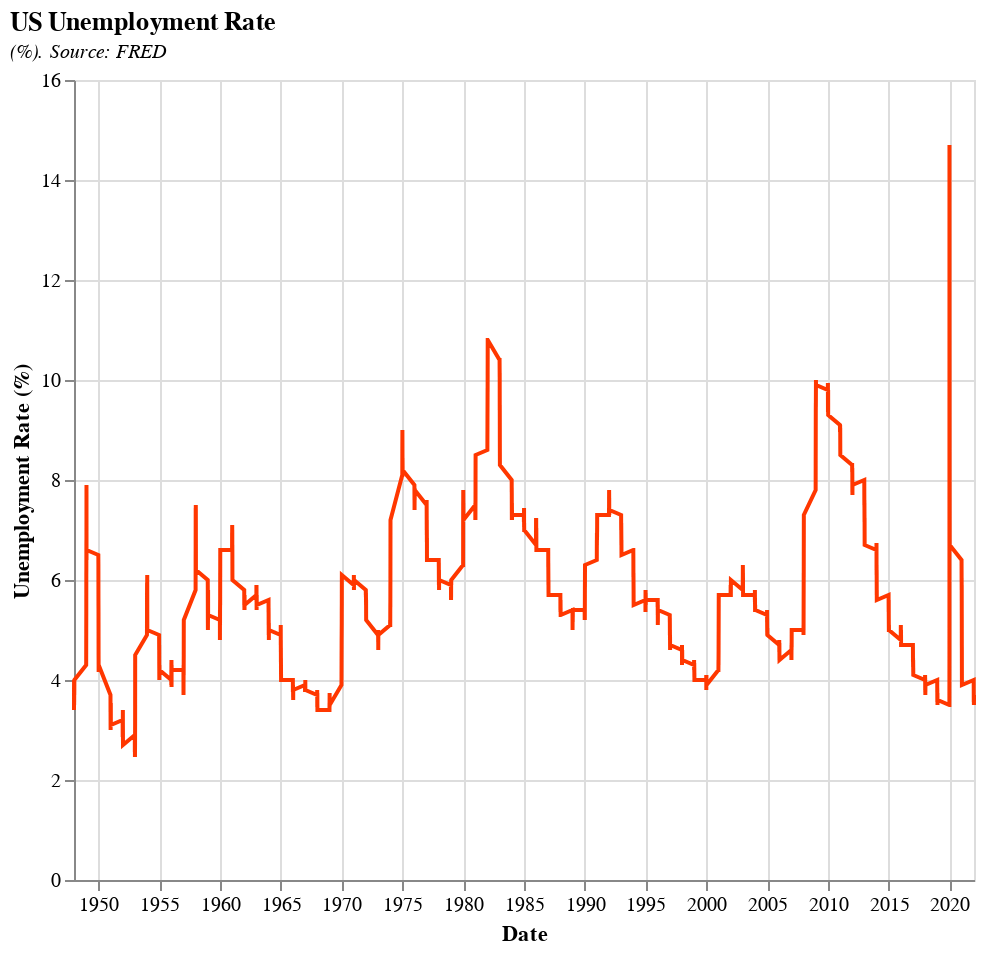

Source (Vega-Lite JSON):
### Vega-Lite specification from a JSON file in a GitHub repository (floating-point values rounded to 4 significant figures; data arrays with more than 128 entries replaced by an {"elided": "..."} marker saying what was removed)
{"$schema": "https://vega.github.io/schema/vega-lite/v5.json", "description": "A simple bar chart with embedded data.", "title": {"text": "US Unemployment Rate", "subtitle": "(%). Source: FRED", "subtitleFontStyle": "italic", "subtitleFontSize": 10, "anchor": "start", "color": "black"}, "data": {"values": {"elided": "898 records"}}, "height": 400, "width": 450, "mark": {"type": "line", "color": "#ff3700"}, "encoding": {"y": {"field": "Unemployment Rate (%)", "type": "quantitative", "axis": {"labelAngle": 0}}, "x": {"field": "Date", "type": "temporal"}}}
